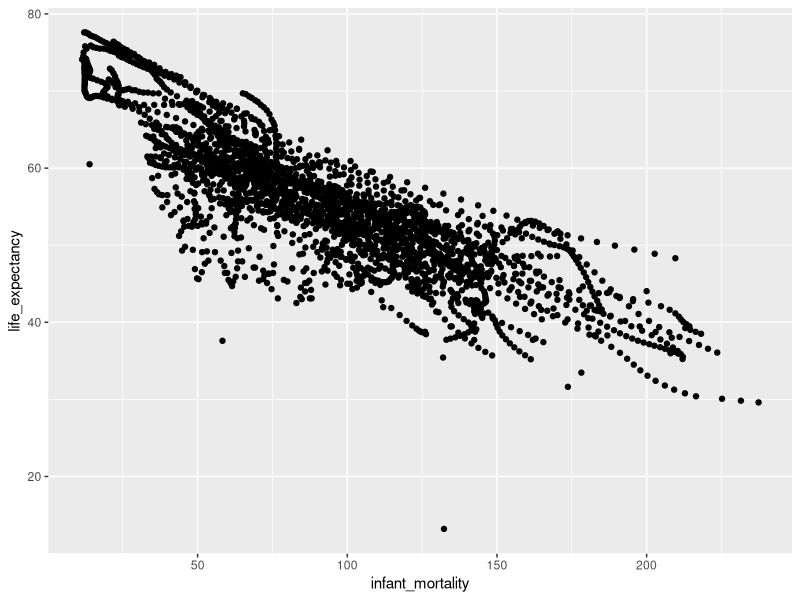
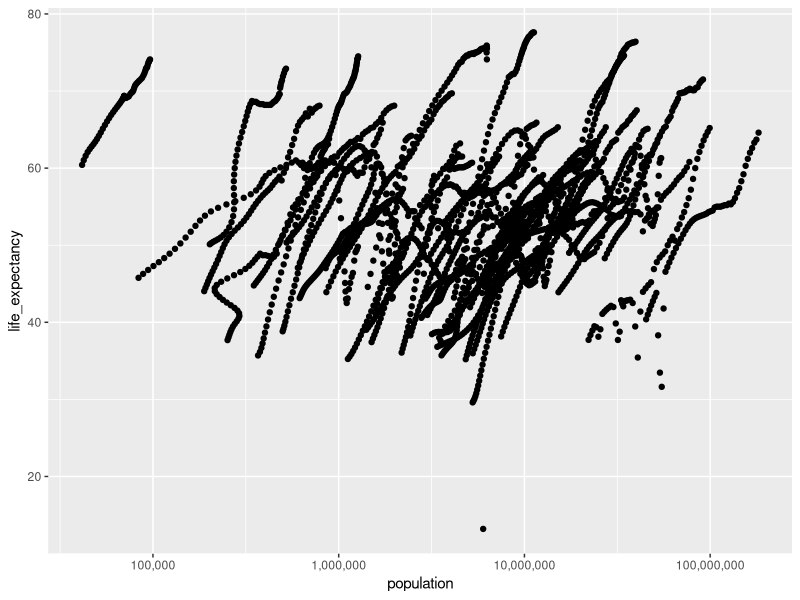
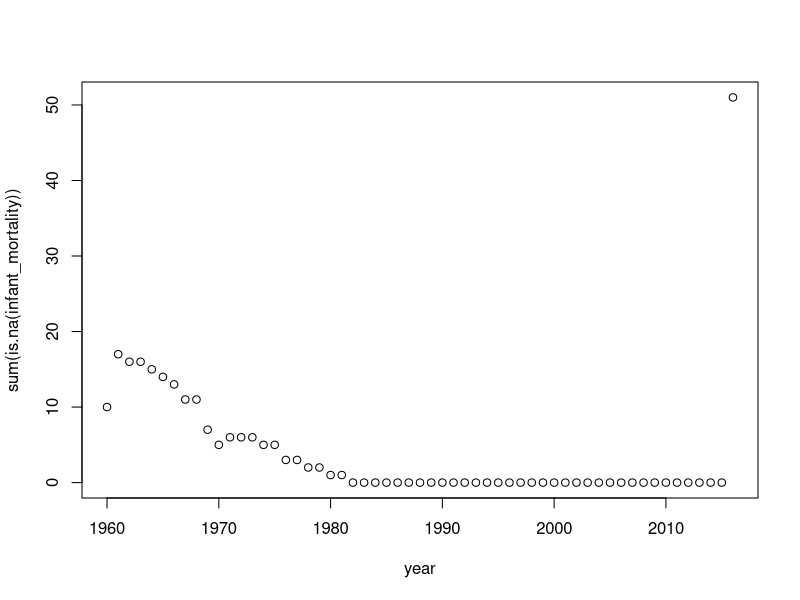
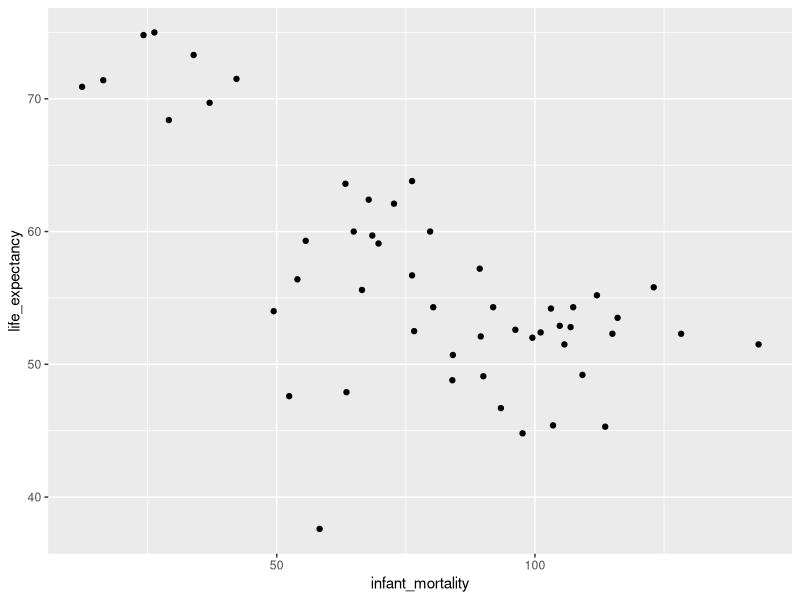
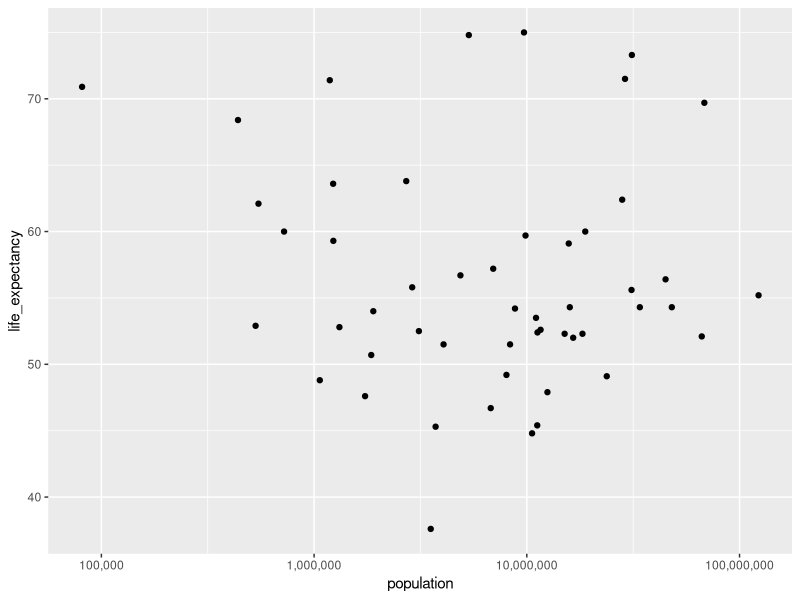
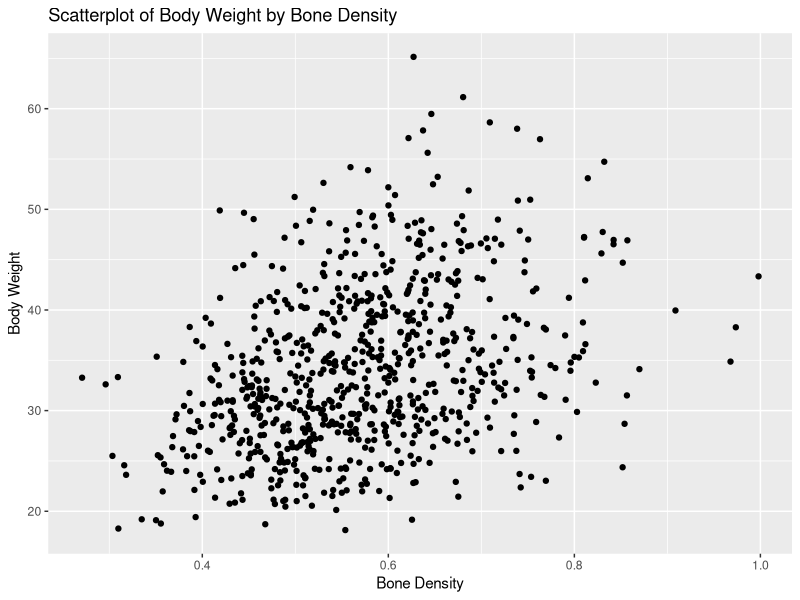
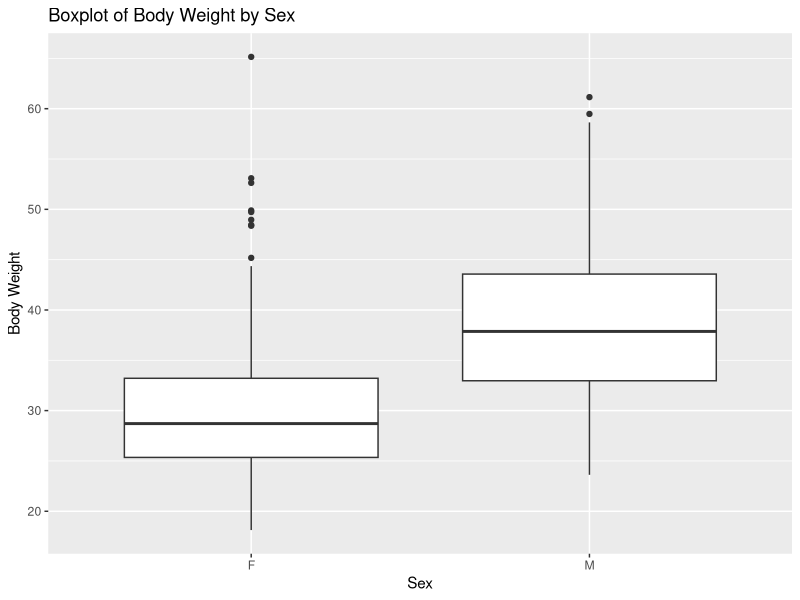

The R source for these figures, in order:
## ---- chunk 1
#| output: false
#Please install all packages not already installed using
#a command similar to one below
#install.packages("dslabs")

library(dslabs) #How we will access the dataset
library(tidyr) #For cleaning and analyzing the data
library(dplyr) #For creating pipes to sort, filter data
library(ggplot2) # For creating nice visuals
library(scales) # For scaling data 
## ---- chunk 2
# This will give us dimensions and column details
str(gapminder)
## ---- chunk 3
#This will give us an idea of how each column's data is spread out, and give us some insight about outliers
summary(gapminder)
## ---- chunk 4
class(gapminder)
# Tells us that R is viewing this as a data frame which will help us with maintaining column types and cleaning the dataset
## ---- chunk 5
# Using pipes from dplyr
africadata = gapminder |>
  filter(continent == 'Africa') # Using two == signifies comparison operator vs assignment operator
## ---- chunk 6
africa_IM_LE = africadata[3:4] #Slicing only two columns of interest
africa_POP_LE = africadata[4:6] #Slicing three columns since we want both 4 and 6
africa_POP_LE = africa_POP_LE[-2] #Removing middle unneeded columns
## ---- chunk 7
str(africa_POP_LE)
str(africa_IM_LE)
summary(africa_POP_LE)
summary(africa_IM_LE)
## ---- chunk 8
africa_IM_LE |> # Using pipes again
  ggplot(aes(x=infant_mortality, y=life_expectancy))+ #Using GGplot for better visualizations
  geom_point() #geom_point is ggplots method for scatterplots
## ---- chunk 9
africa_POP_LE |>
  ggplot(aes(x = population, y =life_expectancy))+
  geom_point()+
  scale_x_log10(labels = label_comma()) #Using the scales library to scale the x axis with log10
## ---- chunk 10
#We start by counting the number of NAs per country, per year
CountNAs = africadata |>
  group_by(year) |> # When we group, we need to summarize
  summarise(sum(is.na(infant_mortality)))#so we use the total number of NA values in this column to group on

CountNAs #Generating table
#Clicking through the table will show when the number of NAs drop to 0 for many years
plot(CountNAs) # Plotting our findings

## ---- chunk 11
# Creating a new data object
africa2000 = africadata |> 
  filter(year == 2000)# We only want rows where the year column is 2000


# Checking both the structure and summary of our new data object

str(africa2000)
summary(africa2000)
## ---- chunk 12
africa2000 |> # Our new data object
  ggplot(aes(x=infant_mortality, y=life_expectancy))+
  geom_point()
## ---- chunk 13
africa2000 |>
  ggplot(aes(x = population, y =life_expectancy))+
  geom_point()+
  scale_x_log10(labels = label_comma()) #Using Scales again
## ---- chunk 14
fit1 = lm(life_expectancy ~ infant_mortality, data=africa2000) # Initializing model using infant_mortality as predictor

fit2 =lm(life_expectancy ~ population, data=africa2000)
#Model using Population as predictor
## ---- chunk 15
summary(fit1) #Summary will show us all the important info of our two models
## ---- chunk 16
summary(fit2) 
## ---- chunk 17
str(mice_weights)
## ---- chunk 18
summary(mice_weights)
## ---- chunk 19
class(mice_weights)
## ---- chunk 20
weight_density = mice_weights %>%
  select(body_weight, bone_density) %>% #selecting only two variables
  filter(!is.na(bone_density)) #removing na (only 4)
## ---- chunk 21
weight_sex = mice_weights %>% 
  select(body_weight, sex)
## ---- chunk 22
str(weight_density)
## ---- chunk 23
str(weight_sex)
## ---- chunk 24
summary(weight_density)
## ---- chunk 25
summary(weight_sex)
## ---- chunk 26
ggplot(weight_density, aes(x = bone_density, y = body_weight)) + 
  geom_point() + 
   labs(x = "Bone Density", y = "Body Weight") +
  ggtitle("Scatterplot of Body Weight by Bone Density")
## ---- chunk 27
ggplot(weight_sex, aes(x = sex, y = body_weight)) + 
  geom_boxplot() +
  labs(x = "Sex", y = "Body Weight") +
  ggtitle("Boxplot of Body Weight by Sex")
## ---- chunk 28
lmBD = lm(body_weight~bone_density, data = weight_density)
summary(lmBD)
## ---- chunk 29
lmBD = lm(body_weight~sex, data = weight_sex)
summary(lmBD)
